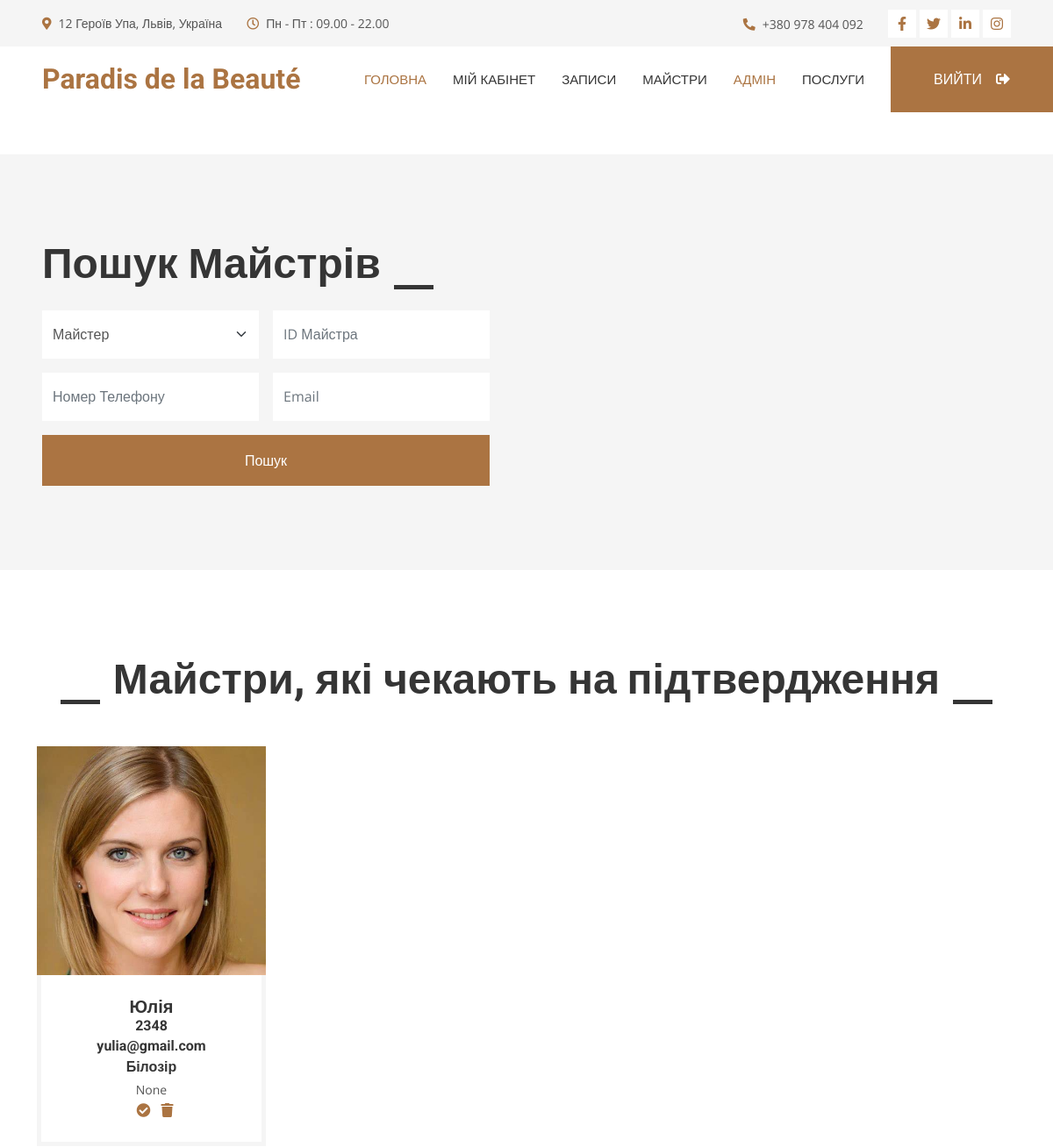
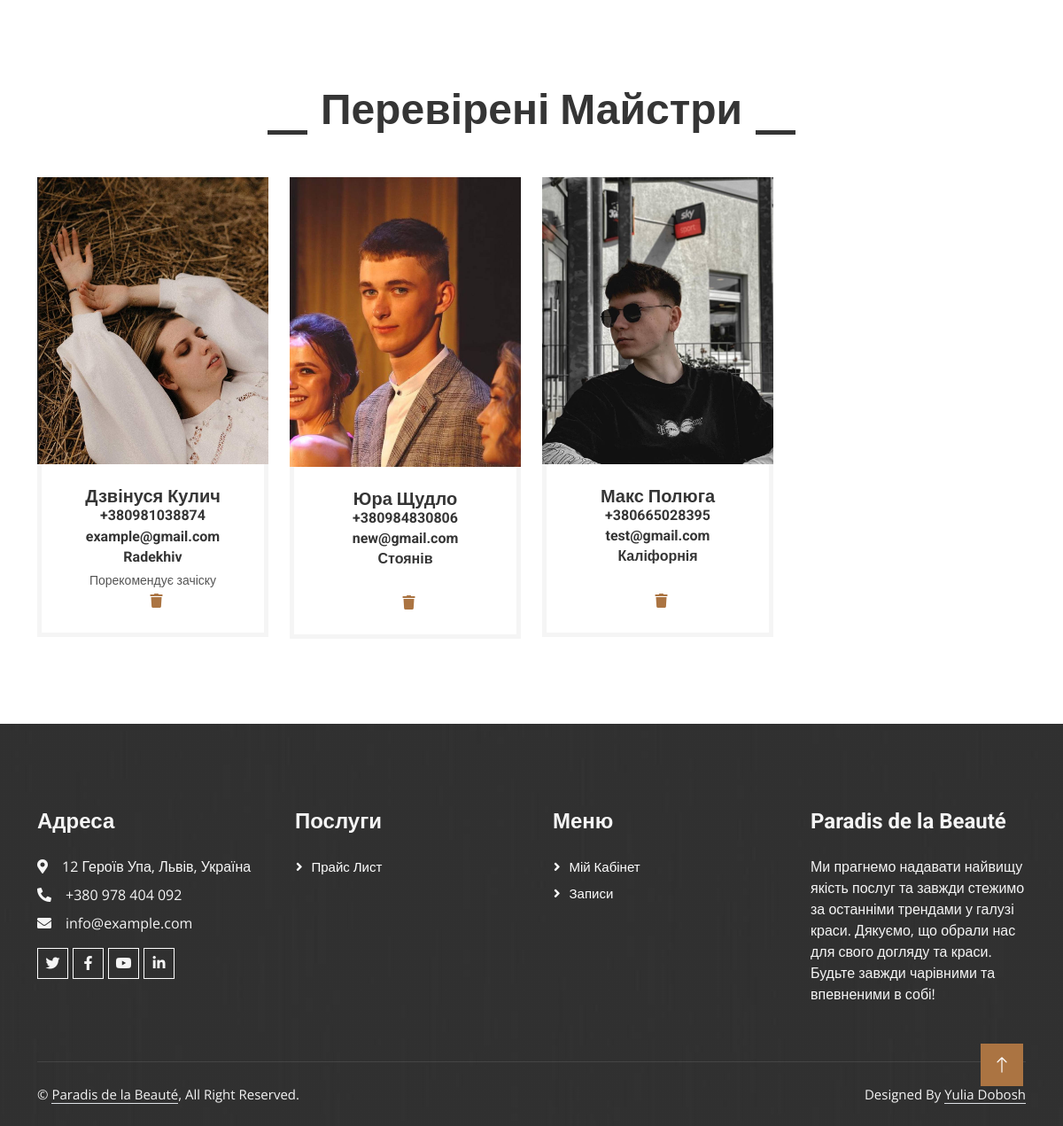
The app's page /masters (signed in) with its own data (2 pictures, top to bottom).
### paradis/models.py (models this page shows)
class Master(models.Model):
    full_name = models.CharField(max_length=255)
    bio = models.TextField(blank=True, null=True)
    address = models.CharField(max_length=255)
    photo = models.FileField(upload_to="photos/", blank=True, null=True)
    phone_number = models.CharField(max_length=20)
    email = models.EmailField()
    instagram = models.CharField(max_length=255, blank=True, null=True)
    twitter = models.CharField(max_length=255, blank=True, null=True)
    facebook = models.CharField(max_length=255, blank=True, null=True)
    user = models.ForeignKey(User, on_delete=models.CASCADE)
    is_confirmed = models.BooleanField(default=False)
    def __str__(self):
        return f"id:{self.pk} {self.full_name}"

### paradis/views.py (the view)
# urls.py: path("masters", views.masters, name="masters"),
@login_required
def masters(request):
    user = request.user
    is_client, is_master, is_admin = user_type(request)
    if is_admin:
        _user = Admin.objects.get(user=user)
        masters = Master.objects.all()
    else:
        return error(request, "You must be an admin")
    filter_params = {}
    master_id = request.GET.get("master_id")
    phone_number = request.GET.get("client")
    email = request.GET.get("email")
    if master_id:
        filter_params["pk"] = master_id
    if phone_number:
        filter_params["phone_number"] = phone_number
    if email:
        filter_params["email"] = email
    if filter_params:
        masters = masters.filter(**filter_params)
    context = {
        "is_client": is_client,
        "is_master": is_master,
        "is_admin": is_admin,
        "s_user": _user,
        "masters": masters,
    }
    return render(request, "public/masters.html", context)

### templates/public/masters.html (shortened to what this page needs)
{% extends 'public/template/public_template.html' %}
{% load static %}
{% block main %}
<div class="container-fluid bg-light overflow-hidden my-5 px-lg-0">
  <div class="container quote px-lg-0">
    <div class="row g-0 mx-lg-0">
      <div class="col-lg-6 quote-text py-5 wow fadeIn" data-wow-delay="0.5s">
        <div class="p-lg-5 pe-lg-0">
          <div class="section-title text-start">
            <h1 class="display-5 mb-4">Пошук Майстрів</h1>
          </div>
          <form id="search-form" method="GET" role="search" action="#">
            <div class="row g-3">
              <div class="col-12 col-sm-6">
                <select name="master_id" id="master_id" class="form-select border-0" style="height: 55px">
                  <option value="" selected>Майстер</option>
                </select>
              </div>
              <div class="col-12 col-sm-6">
                <input
                  type="text"
                  class="form-control border-0"
                  placeholder="ID Майстра"
                  style="height: 55px"
                  name="master_id" id="master_id"
                />
              </div>
              <div class="col-12 col-sm-6">
                <input
                  type="text"
                  class="form-control border-0"
                  placeholder="Номер Телефону"
                  style="height: 55px"
                  name="phone_number" id="phone_number"
                />
              </div>
              <div class="col-12 col-sm-6">
                <input
                  type="email"
                  class="form-control border-0"
                  placeholder="Email"
                  style="height: 55px"
                  name="email" id="email"
                />
              </div>
              <div class="col-12">
                <button class="btn btn-primary w-100 py-3" type="submit">
                  Пошук
                </button>
              </div>
            </div>
          </form>
        </div>
      </div>
    </div>
  </div>
</div>
<div class="container-xxl py-5">
  <div class="container">
    <div class="section-title text-center">
      <h1 class="display-5 mb-5">Майстри, які чекають на підтвердження</h1>
    </div>
    <div class="row g-4">
      {% for master in masters %}
      {% if master.is_confirmed == False%}
      <div class="col-lg-3 col-md-6 wow fadeInUp" data-wow-delay="0.1s">
        <div class="team-item">
          <div class="overflow-hidden position-relative">
            <img
              class="img-fluid"
              {% if master.photo %}
              src="{{ master.photo.url }}"
              {% else %}
              src="{% static "assets/img/user-icon.svg" %}"
              {% endif %}
              alt=""
            />
          </div>
          <div
            class="text-center border border-5 border-light border-top-0 p-4"
          >
            <h5 class="mb-0">{{ master.full_name }}</h5>
            <h6 class="mb-1">{{ master.phone_number }}</h6>
            <h6 class="mb-1">{{ master.email }}</h6>
            <h6 class="mb-1">{{ master.address }}</h6>
            <small>{{ master.bio }}</small></br>
            <a class="fw-medium" href="{% url 'confirm' object_type='master' object_id=master.pk %}" title="Підтвердити"
              ><i class="fa fa-check-circle ms-2"></i
            ></a>
            <a class="fw-medium" href="{% url 'delete' object_type='master' object_id=master.pk %}" title="Видалити"><i class="fas fa-trash ms-2" ></i></a>
          </div>
        </div>
      </div>
      {% endif %}
      {% endfor %}
    </div>
  </div>
</div>
<div class="container-xxl py-5">
  <div class="container">
    <div class="section-title text-center">
      <h1 class="display-5 mb-5">Перевірені Майстри</h1>
    </div>
    <div class="row g-4">
      {% for master in masters %}
      {% if master.is_confirmed%}
      <div class="col-lg-3 col-md-6 wow fadeInUp" data-wow-delay="0.1s">
        <div class="team-item">
          <div class="overflow-hidden position-relative">
            <img
              class="img-fluid"
              {% if master.photo %}
              src="{{ master.photo.url }}"
              {% else %}
              src="{% static "assets/img/user-icon.svg" %}"
              {% endif %}
              alt=""
            />
          </div>
          <div
            class="text-center border border-5 border-light border-top-0 p-4"
          >
            <h5 class="mb-0">{{ master.full_name }}</h5>
            <h6 class="mb-1">{{ master.phone_number }}</h6>
            <h6 class="mb-1">{{ master.email }}</h6>
            <h6 class="mb-1">{{ master.address }}</h6>
            <small>{{ master.bio }}</small><br/>
            <a class="fw-medium" href="{% url 'delete' object_type='master' object_id=master.pk %}" title="Видалити"><i class="fas fa-trash ms-2" ></i></a>
          </div>
        </div>
      </div>
      {% endif %}
      {% endfor %}
    </div>
  </div>
</div>
{% endblock main %}

### templates/public/template/public_template.html (shortened to what this page needs)
{% load static %}
<!DOCTYPE html>
<html lang="en">
  <head>
    <link
      rel="stylesheet"
      href="https://cdnjs.cloudflare.com/ajax/libs/font-awesome/6.2.1/css/all.min.css"
    />
    <link
      href="https://cdnjs.cloudflare.com/ajax/libs/font-awesome/5.10.0/css/all.min.css"
      rel="stylesheet"
    />
    <link
      href="https://cdn.jsdelivr.net/npm/bootstrap-icons@1.4.1/font/bootstrap-icons.css"
      rel="stylesheet"
    />
    <link
      href="{% static 'assets/lib/animate/animate.min.css' %}"
      rel="stylesheet"
    />
    <link
      href="{% static 'assets/lib/owlcarousel/assets/owl.carousel.min.css' %}"
      rel="stylesheet"
    />
    <link
      href="{% static 'assets/lib/lightbox/css/lightbox.min.css' %}"
      rel="stylesheet"
    />
    <link href="{% static 'assets/css/bootstrap.min.css' %}" rel="stylesheet" />
    <link href="{% static 'assets/css/style.css' %}" rel="stylesheet" />
  </head>
  <body>
    <div class="container-fluid bg-light p-0">
      <div class="row gx-0 d-none d-lg-flex">
        <div class="col-lg-7 px-5 text-start">
          <div class="h-100 d-inline-flex align-items-center py-3 me-4">
            <small class="fa fa-map-marker-alt text-primary me-2"></small>
            <small>12 Героїв Упа, Львів, Україна</small>
          </div>
          <div class="h-100 d-inline-flex align-items-center py-3">
            <small class="far fa-clock text-primary me-2"></small>
            <small>Пн - Пт : 09.00 - 22.00</small>
          </div>
        </div>
        <div class="col-lg-5 px-5 text-end">
          <div class="h-100 d-inline-flex align-items-center py-3 me-4">
            <small class="fa fa-phone-alt text-primary me-2"></small>
            <small>+380 978 404 092</small>
          </div>
          <div class="h-100 d-inline-flex align-items-center">
            <a class="btn btn-sm-square bg-white text-primary me-1" href=""
              ><i class="fab fa-facebook-f"></i
            ></a>
            <a class="btn btn-sm-square bg-white text-primary me-1" href=""
              ><i class="fab fa-twitter"></i
            ></a>
            <a class="btn btn-sm-square bg-white text-primary me-1" href=""
              ><i class="fab fa-linkedin-in"></i
            ></a>
            <a class="btn btn-sm-square bg-white text-primary me-0" href=""
              ><i class="fab fa-instagram"></i
            ></a>
          </div>
        </div>
      </div>
    </div>
    <nav class="navbar navbar-expand-lg bg-white navbar-light sticky-top p-0">
      <a href="/" class="navbar-brand d-flex align-items-center px-4 px-lg-5">
        <h2 class="m-0 text-primary">Paradis de la Beauté</h2>
      </a>
      <div class="collapse navbar-collapse" id="navbarCollapse">
        <div class="navbar-nav ms-auto p-4 p-lg-0">
          <a href="/" class="nav-item nav-link active">Головна</a>
          {% if user.is_authenticated %}
          <a href="{% url 'profile' %}" class="nav-item nav-link"
            >Мій кабінет</a
          >
          <a href="{% url 'appointments' %}" class="nav-item nav-link"
            >Записи</a
          >
          {% endif %} {% if is_admin %}
          <a href="{% url 'masters' %}" class="nav-item nav-link">Майстри</a>
          <a href="admin/" class="nav-item nav-link active">АДМІН</a>
          {% endif %}
          <a href="{% url 'services' %}" class="nav-item nav-link">Послуги</a>
        </div>
        {% if user.is_authenticated %}
        <a
          href="{% url 'logout' %}"
          class="btn btn-primary py-4 px-lg-5 d-none d-lg-block"
          >ВИЙТИ<i class="fas fa-sign-out-alt ms-3"></i
        ></a>
        {% else %}
        <a
          href="{% url 'login' %}"
          class="btn btn-primary py-4 px-lg-5 d-none d-lg-block"
          >УВІЙТИ<i class="fas fa-sign-in-alt ms-3"></i
        ></a>
        {% endif %}
      </div>
    </nav>
    <main>{% block main %} {% endblock main %}</main>
    <div
      class="container-fluid bg-dark text-light footer mt-5 pt-5 wow fadeIn"
      data-wow-delay="0.1s"
    >
      <div class="container py-5">
        <div class="row g-5">
          <div class="col-lg-3 col-md-6">
            <h4 class="text-light mb-4">Адреса</h4>
            <p class="mb-2">
              <i class="fa fa-map-marker-alt me-3"></i>12 Героїв Упа, Львів,
              Україна
            </p>
            <p class="mb-2">
              <i class="fa fa-phone-alt me-3"></i>+380 978 404 092
            </p>
            <p class="mb-2">
              <i class="fa fa-envelope me-3"></i>info@example.com
            </p>
            <div class="d-flex pt-2">
              <a class="btn btn-outline-light btn-social" href=""
                ><i class="fab fa-twitter"></i
              ></a>
              <a class="btn btn-outline-light btn-social" href=""
                ><i class="fab fa-facebook-f"></i
              ></a>
              <a class="btn btn-outline-light btn-social" href=""
                ><i class="fab fa-youtube"></i
              ></a>
              <a class="btn btn-outline-light btn-social" href=""
                ><i class="fab fa-linkedin-in"></i
              ></a>
            </div>
          </div>
          <div class="col-lg-3 col-md-6">
            <h4 class="text-light mb-4">Послуги</h4>
            <a class="btn btn-link" href="{% url 'services' %}">Прайс Лист</a>
          </div>
          {% if user.is_authenticated %}
          <div class="col-lg-3 col-md-6">
            <h4 class="text-light mb-4">Меню</h4>
            <a class="btn btn-link" href="{% url 'profile' %}">Мій Кабінет</a>
            <a class="btn btn-link" href="{% url 'appointments' %}">Записи</a>
          </div>
          {% endif %}
          <div class="col-lg-3 col-md-6">
            <h4 class="text-light mb-4">Paradis de la Beauté</h4>
            <p>
              Ми прагнемо надавати найвищу якість послуг та завжди стежимо за
              останніми трендами у галузі краси. Дякуємо, що обрали нас для
              свого догляду та краси. Будьте завжди чарівними та впевненими в
              собі!
            </p>
          </div>
        </div>
      </div>
      <div class="container">
        <div class="copyright">
          <div class="row">
            <div class="col-md-6 text-center text-md-start mb-3 mb-md-0">
              &copy; <a class="border-bottom" href="#">Paradis de la Beauté</a>,
              All Right Reserved.
            </div>
            <div class="col-md-6 text-center text-md-end">
              Designed By
              <a
                class="border-bottom"
                href="https://www.instagram.com/y_dobosh/"
                >Yulia Dobosh</a
              >
            </div>
          </div>
        </div>
      </div>
    </div>
    <a
      href="#"
      class="btn btn-lg btn-primary btn-lg-square rounded-0 back-to-top"
      ><i class="bi bi-arrow-up"></i
    ></a>
  </body>
</html>

### records on screen
Master: photo (picture), full_name "Юлія", phone_number "2348", email "yulia@gmail.com", address "Білозір", bio "None"
Master: photo (picture), full_name "Дзвінуся Кулич", phone_number "+380981038874", email "example@gmail.com", address "Radekhiv", bio "Порекомендує зачіску"
Master: photo (picture), full_name "Юра Щудло", phone_number "+380984830806", email "new@gmail.com", address "Стоянів"
Master: photo (picture), full_name "Макс Полюга", phone_number "+380665028395", email "test@gmail.com", address "Каліфорнія"
